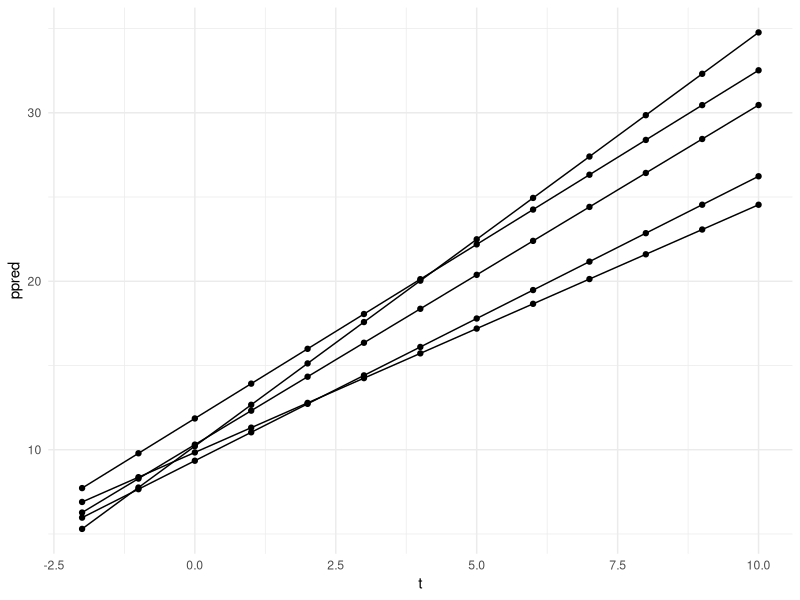
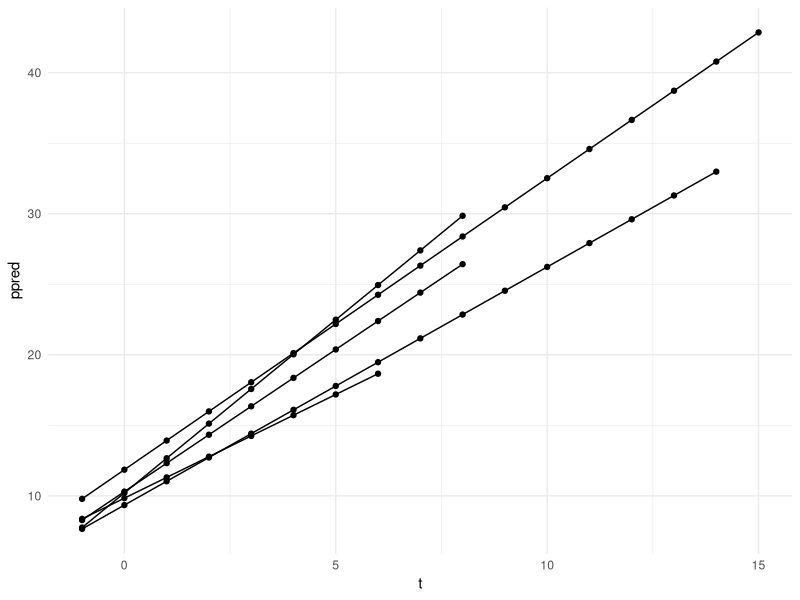
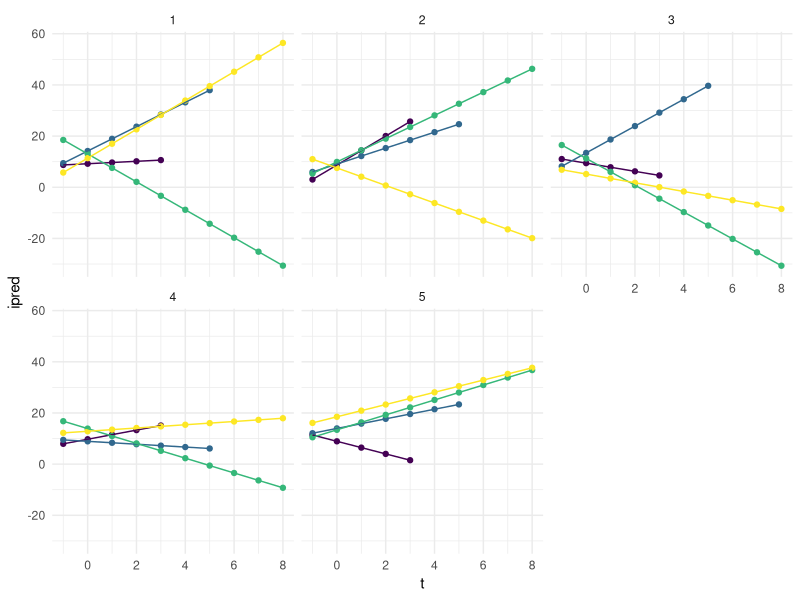

Source code (R) for these figures, in order:





library(magrittr) #' useful for set_colnames
library(tidyverse)
library(mvtnorm)

set.seed(922)

#' ===============================================
#' 
#' STEP I.
#' Sampling from uncertainty matrix (aka priors in Bayesian terminology)
#' 
#' ===============================================

#' Typical/population-level values for thetas (means)
th.int<-10
th.slo<-2

#' Typical/population-level values for omegas (IIV)
om.int<-3
om.slo<-4

#' Uncertainty (SE) for thetas
un.th.int<-1.1*1.1      #SE^2 (SD^2=var) th.int
un.th.slo<-0.9*0.9    #SE^2 (SD^2=var) th.slo

#' Uncertainty (SE) for omegas
un.om.int<-0.05*0.05    #SE^2 (SD^2=var) om.int
un.om.slo<-0.07*0.07    #SE^2 (SD^2=var) om.slo

#' Correlations between thetas or omegas
corth<-0.1
corom<-0.1

covth<-corth*sqrt(un.th.int)*sqrt(un.th.slo)
covom<-corom*sqrt(un.om.int)*sqrt(un.om.slo)
Umat<-matrix(c(un.th.int, covth, 0, 0,
               covth, un.th.slo, 0, 0,
               0, 0, un.om.int, covom,
               0, 0, covom, un.om.slo), nrow=4)

#' Uncertainty vector
#' sigma is the vcov matrix
#' method="svd" for single value decomposition
Params<-rmvnorm(5, 
  mean=c(th.int, th.slo, om.int, om.slo), 
  sigma=Umat, 
  method="svd")

#' set_colnames is a convenient function from 'magrittr'
dfParams<-data.frame(Rep=1:5, Params) %>%
  set_colnames(., c("Replicate", "th.int", "th.slo", "om.int", "om.slo")) %>%
  mutate(futime=round(runif(5, min=1, max=20), 0))


#' ===============================================
#' 
#' STEP II.
#' Generate regression lines at the population level i.e. w/o IIV
#' 
#' ===============================================

lm01_pred<-function(mint, mslo, t){
  y=mint+mslo*t
  return(y)
}

zlm01_preds<-dfParams %>% 
  split(.$Rep) %>% 
  map_dfr(., ~lm01_pred(.$th.int, .$th.slo, t=-2:10))
#str(zlm01_preds)
zlm01p<-gather(zlm01_preds) %>% 
  rename(repID=key, ppred=value) %>%
  mutate(repID=as.numeric(repID), t=rep(-2:10, 5))
#str(zlm01p)

ggplot(zlm01p, aes(t, ppred))+
  geom_point()+
  geom_line(aes(group=repID))+
  theme_minimal()


#' ===============================================
#' 
#' STEP III.
#' Generate regression lines at the population level i.e. w/o IIV
#' with different follow up duration across replicates
#' 
#' ===============================================

lm02_pred<-function(mint, mslo, mtend){
  t=seq(from=-1, to=mtend, by=1)
  ppred=mint+mslo*t
  return(data.frame(ppred, t))
}

zlm02_preds<-dfParams %>% 
  split(.$Rep) %>% 
  map(., ~lm02_pred(.$th.int, .$th.slo, .$futime))
#str(zlm02_preds)

zlm02p<-bind_rows(zlm02_preds, .id="repID")

ggplot(zlm02p, aes(t, ppred))+
  geom_point()+
  geom_line(aes(group=repID))+
  theme_minimal()


#' ===============================================
#' 
#' STEP IV.
#' Generate regression lines at the individual level i.e. with IIV
#' with different follow up duration across replicates
#' without residual error
#' 
#' ===============================================

Nind=4
Tmax=10

etas<-function(omint, omslo, Nind){
  etaint<-rnorm(Nind, 0, omint)
  etaslo<-rnorm(Nind, 0, omslo)
  return(data.frame(etaint, etaslo))
}
#etas(om.int, om.slo, 4)

desmat<-data.frame(ID=1:Nind, itend=runif(Nind, 1, Tmax)) %>% 
  split(.$ID)%>%
  map(., ~expand.grid(t=-1:.$itend))
desmatp<-bind_rows(desmat, .id="ID") %>% mutate(ID=as.numeric(as.character(ID)))

lme01_Level2<-function(mint, mslo, omint, omslo, Nind, desmatrix){
  myetas<-etas(omint, omslo, Nind)
  myparms<-myetas %>% mutate(mint, mslo, ID=1:Nind)
  myalls<-left_join(desmatrix, myparms, by="ID")
  return(myalls)
}
#zlme01_Level2<-lme01_Level2(mint=12, mslo=2, omint=3, omslo=4, Nind=4, desmatrix=desmatp)

zlme01_Level12<-dfParams %>% 
  split(.$Rep) %>% 
  map(., ~lme01_Level2(mint=.$th.int, mslo=.$th.slo, omint=.$om.int, omslo=.$om.slo, Nind=4, desmatrix=desmatp))
zlm02_Level12p<-bind_rows(zlme01_Level12, .id="repID")

odf<-zlm02_Level12p %>% mutate(ipred=(mint+etaint)+(mslo+etaslo)*t)

ggplot(odf, aes(t, ipred))+
  geom_point(aes(colour=as.factor(ID)))+
  geom_line(aes(group=ID, colour=as.factor(ID)))+
  facet_wrap(~repID)+
  scale_colour_viridis_d(guide=F)+
  theme_minimal()


